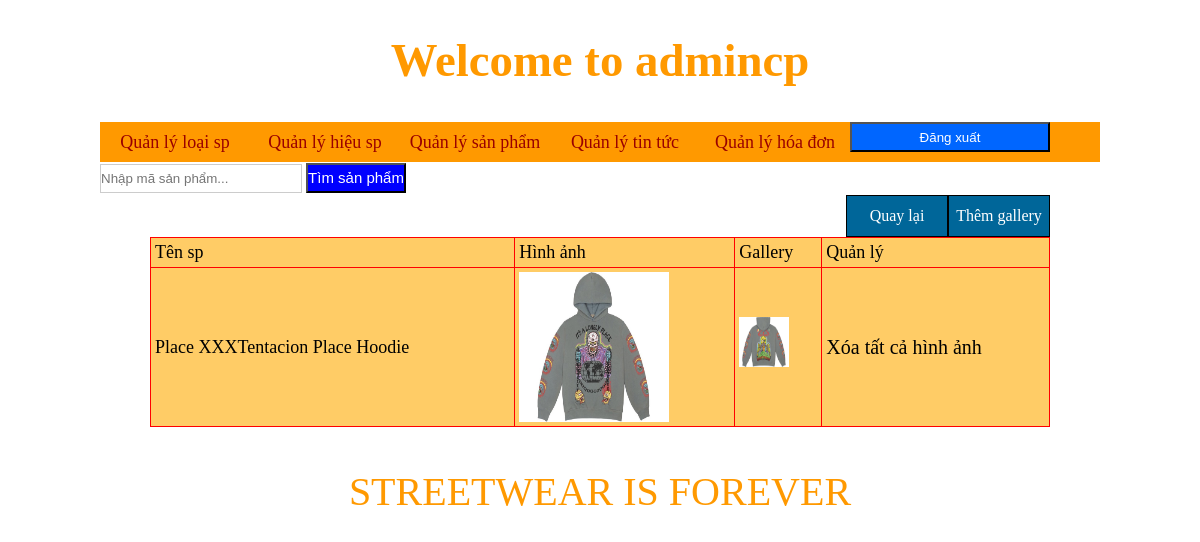
/admincp/index.php?quanly=gallery&ac=lietke&id=107 (signed in), run on the app's committed database.
### tables this page shows
CREATE TABLE IF NOT EXISTS `sanpham` (
`idsanpham` int(11) NOT NULL,
  `tensp` varchar(255) NOT NULL,
  `masp` varchar(255) NOT NULL,
  `hinhanh` varchar(100) NOT NULL,
  `giadexuat` float NOT NULL,
  `giagiam` float NOT NULL,
  `soluong` int(11) NOT NULL,
  `loaisp` int(11) NOT NULL,
  `nhasx` int(11) NOT NULL,
  `tinhtrang` varchar(100) NOT NULL,
  `noidung` longtext NOT NULL
);

CREATE TABLE IF NOT EXISTS `gallery` (
`id_gallery` int(11) NOT NULL,
  `id_sp` int(11) NOT NULL,
  `hinhanhsp` varchar(255) NOT NULL
);

### admincp/modules/gallery/lietke.php (the view)
<?php
	$sql=mysql_query("select * from sanpham where idsanpham='$_GET[id]'");
	$dong=mysql_fetch_array($sql);
	$id=$_GET['id'];
?>
<div class="button_themsp">
<a href="index.php?quanly=gallery&ac=them&id=<?php echo $id ?>">Thêm gallery</a>
</div>
<div class="button_themsp">
<a href="index.php?quanly=quanlysanpham&ac=them">Quay lại</a>
</div>
<table width="100%" border="1">
  <tr>
    <td>Tên sp</td>
    <td>Hình ảnh</td>
    <td>Gallery</td>
    <td>Quản lý</td>
  </tr>
  <tr>
    <td><?php echo $dong['tensp'] ?></td>
    <td><img src="modules/quanlysanpham/uploads/<?php echo $dong['hinhanh'] ?>" width="150" height="150"></td>
    <td>
    <?php
	$sql_gal=mysql_query("select hinhanhsp from gallery where id_sp='$_GET[id]'");
	$count=mysql_num_rows($sql_gal);
	if($count>0){
	while($dong_gal=mysql_fetch_array($sql_gal)){
	?>
    <p style="margin-bottom:10px;"><img src="modules/gallery/uploads/<?php echo $dong_gal['hinhanhsp'] ?>" width="50" height="50"></p>
    <?php
	}
	}else{
		echo 'Chưa có hình ảnh sản phẫm. Làm ơn Thêm Gallery';
	}
	?>
    </td>
    <td><a class="delete_link" href="modules/gallery/xuly.php?quanly=xoa&id=<?php echo $id ?>" style="text-decoration:none;color:#000;font-size:20px;">Xóa tất cả hình ảnh</a></td>
  </tr>
</table>

### admincp/style/css.css (style rules this page uses)
body { background:#fff; }
* { padding:0; margin:0; }
table { border-collapse:collapse; width:100%; background-color:#FC6; border:1px solid #F00; }
table tr td { color:#000; font-size:18px; padding:4px; }
.button_themsp { width:100px; height:40px; border:1px solid #000; text-align:center; background:#069; line-height:40px; color:#fff; float:right; }
.button_themsp a { color:#fff; display:block; text-decoration:none; }

### data on the page
sanpham: tensp "Place XXXTentacion Place Hoodie", hinhanh (picture)
gallery: hinhanhsp (picture)
